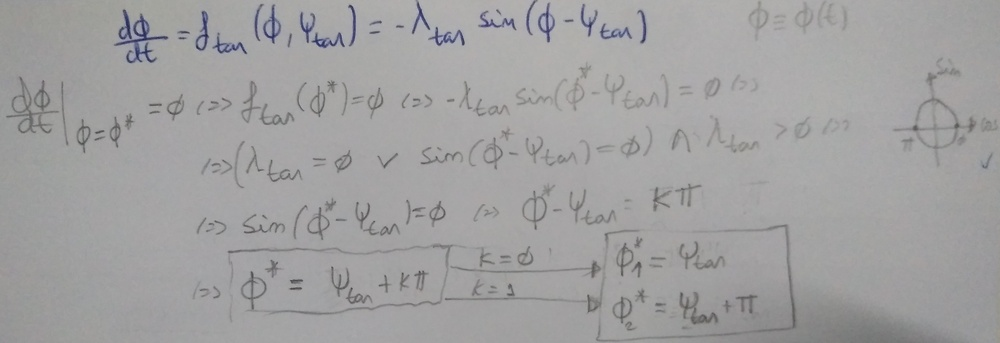
//> input picture Assignments/1/report/img/1-1-fixed-points.jpg, 1000 x 343 px, shrunk from 4093 x 1404 before the run
$ ./find_contours ../../../../../../Assignments/1/report/img/1-1-fixed-points.jpg   (built with g++ and OpenCV 4)
//> lines starting //> are read from the running program, lines starting //| are printed output that depends on the picture; after the words box and inside, x2 and y2 are one past the last pixel; in counts of white or black regions, pixels touching at a corner belong together
// src: https://docs.opencv.org/4.x/df/d0d/tutorial_find_contours.html
#include "opencv2/imgcodecs.hpp"
#include "opencv2/highgui.hpp"
#include "opencv2/imgproc.hpp"
#include <iostream>
using namespace cv;
using namespace std;
Mat src_gray;
int thresh = 100;
RNG rng(12345);
void thresh_callback(int, void* );
int main( int argc, char** argv )
{
    CommandLineParser parser( argc, argv, "{@input | HappyFish.jpg | input image}" );
    Mat src = imread( samples::findFile( parser.get<String>( "@input" ) ) );
//> src is the input picture: 343 rows x 1000 cols, CV_8UC3; mean B, G, R 160.8, 160.5, 161.1
    if( src.empty() )
    {
      cout << "Could not open or find the image!\n" << endl;
      cout << "Usage: " << argv[0] << " <Input image>" << endl;
      return -1;
    }
    cvtColor( src, src_gray, COLOR_BGR2GRAY );
    blur( src_gray, src_gray, Size(3,3) );
    const char* source_window = "Source";
    namedWindow( source_window );
    imshow( source_window, src );
    const int max_thresh = 255;
    createTrackbar( "Canny thresh:", source_window, &thresh, max_thresh, thresh_callback );
    thresh_callback( 0, 0 );
    waitKey();
    return 0;
}
void thresh_callback(int, void* )
{
    Mat canny_output;
    Canny( src_gray, canny_output, thresh, thresh*2 );
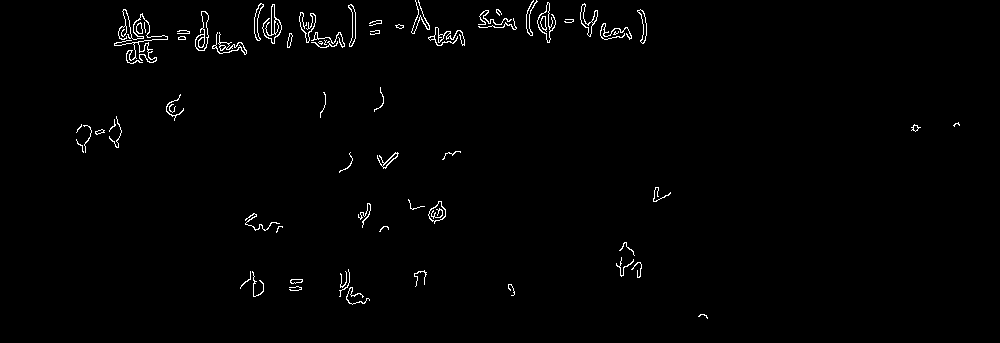
//> canny_output: 343 rows x 1000 cols, CV_8UC1; 1.2% white in thin lines or dots, all inside (x1, y1, x2, y2) = (76, 0, 960, 319)
    vector<vector<Point> > contours;
    vector<Vec4i> hierarchy;
    findContours( canny_output, contours, hierarchy, RETR_TREE, CHAIN_APPROX_SIMPLE );
//> contours = 96 contours, 54 with area under 20; largest, box (x1, y1, x2, y2) and area: (195, 11, 209, 51) 272, (537, 2, 556, 43) 260, (537, 2, 551, 43) 239, (428, 201, 446, 224) 221, (195, 11, 209, 51) 203
    Mat drawing = Mat::zeros( canny_output.size(), CV_8UC3 );
    for( size_t i = 0; i< contours.size(); i++ )
    {
        Scalar color = Scalar( rng.uniform(0, 256), rng.uniform(0,256), rng.uniform(0,256) );
        drawContours( drawing, contours, (int)i, color, 2, LINE_8, hierarchy, 0 );
    }
//> this loop made 96 passes
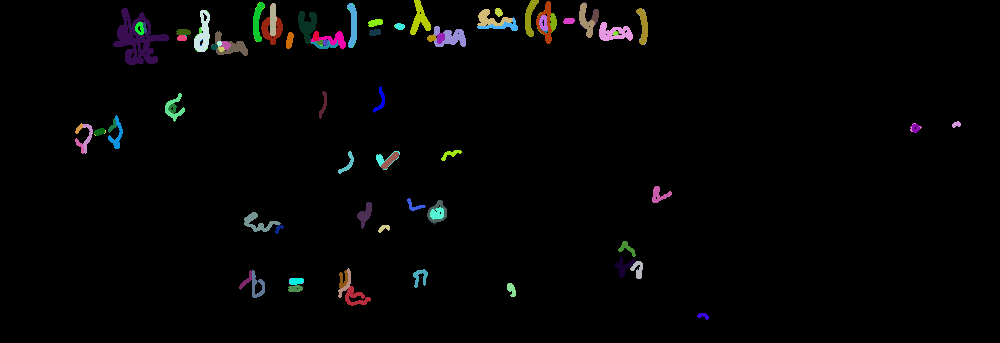
//> drawing: 343 rows x 1000 cols, CV_8UC3; mean B, G, R 4.1, 4.2, 4.3
    imshow( "Contours", drawing );
}

$ run again, on Assignments/1/report/img/1-3-phase-portraits.jpg
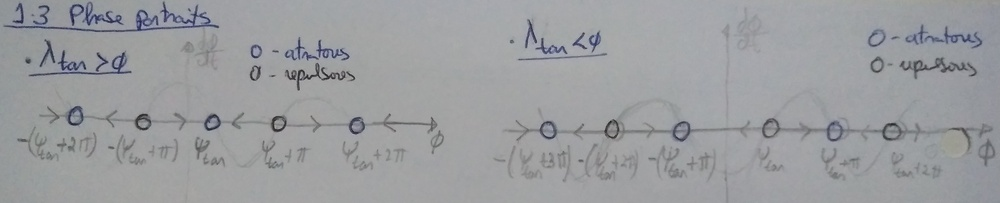
//> input picture Assignments/1/report/img/1-3-phase-portraits.jpg, 1000 x 203 px, shrunk from 3991 x 812 before the run
//> src is the input picture: 203 rows x 1000 cols, CV_8UC3; mean B, G, R 159.7, 157, 155.4
//> in thresh_callback, `Canny( src_gray, canny_output, thresh, thresh*2 );`:
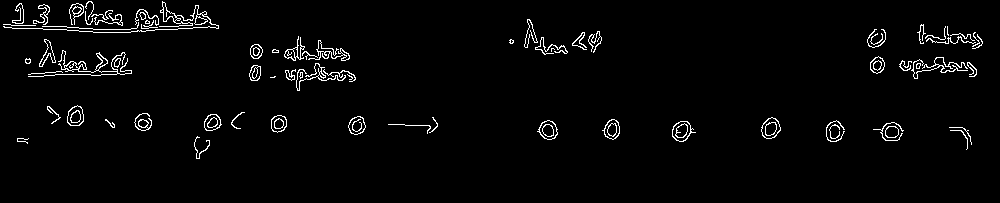
//> canny_output: 203 rows x 1000 cols, CV_8UC1; 2.7% white in thin lines or dots, all inside (x1, y1, x2, y2) = (3, 1, 983, 159)
//> contours = 132 contours, 57 with area under 20; largest, box (x1, y1, x2, y2) and area: (672, 121, 696, 142) 298, (761, 117, 781, 139) 292, (672, 121, 691, 142) 275, (761, 117, 781, 139) 274, (537, 120, 558, 140) 264
//> the loop in thresh_callback, `for( size_t i = 0; i< contours.size(); i++ )` made 132 passes
//> after the loop in thresh_callback, `for( size_t i = 0; i< contours.size(); i++ )`:
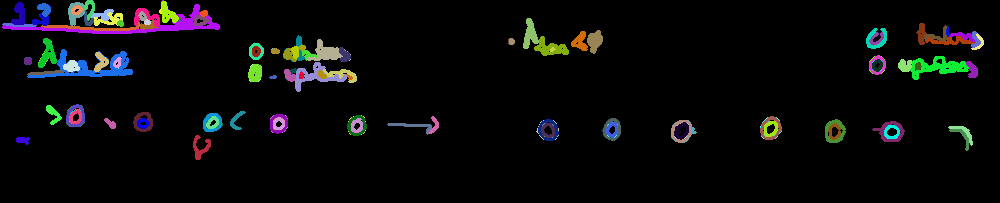
//> drawing: 203 rows x 1000 cols, CV_8UC3; mean B, G, R 10, 9.5, 9.2

$ run again, on Assignments/1/report/img/1-4-bifurcation.jpg
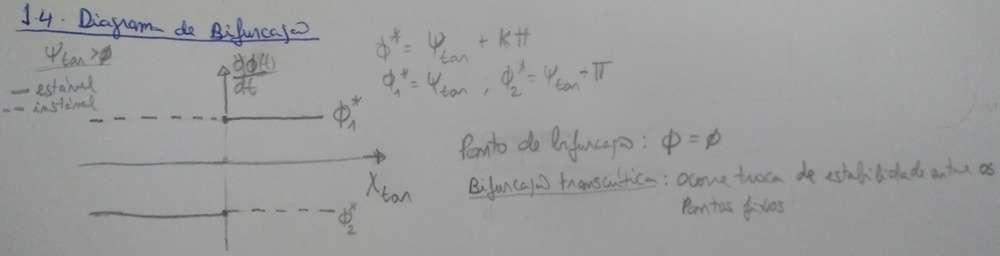
//> input picture Assignments/1/report/img/1-4-bifurcation.jpg, 1000 x 256 px, shrunk from 4126 x 1056 before the run
//> src is the input picture: 256 rows x 1000 cols, CV_8UC3; mean B, G, R 156.1, 156.1, 155.4
//> in thresh_callback, `Canny( src_gray, canny_output, thresh, thresh*2 );`:
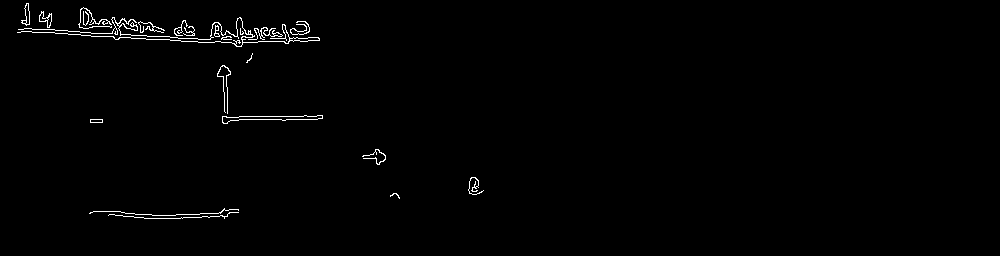
//> canny_output: 256 rows x 1000 cols, CV_8UC1; 0.97% white in thin lines or dots, all inside (x1, y1, x2, y2) = (17, 3, 484, 219)
//> contours = 35 contours, 20 with area under 20; largest, box (x1, y1, x2, y2) and area: (222, 115, 323, 124) 330, (222, 115, 323, 124) 326, (17, 17, 320, 47) 178, (39, 11, 52, 28) 88, (21, 3, 30, 26) 84
//> the loop in thresh_callback, `for( size_t i = 0; i< contours.size(); i++ )` made 35 passes
//> after the loop in thresh_callback, `for( size_t i = 0; i< contours.size(); i++ )`:
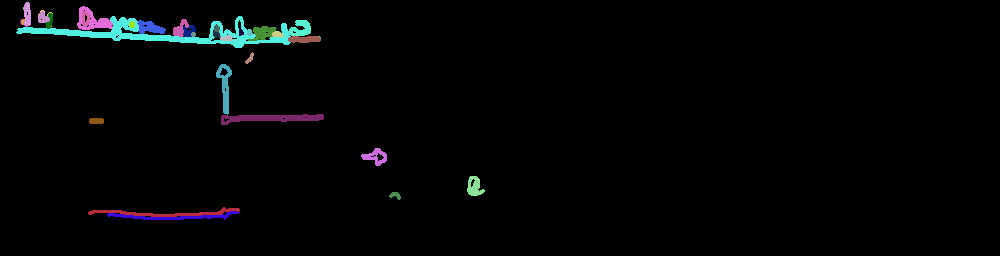
//> drawing: 256 rows x 1000 cols, CV_8UC3; mean B, G, R 4.9, 4.2, 3.3

$ run again, on Assignments/1/report/img/2-3-velocity-vectorial-field.jpg
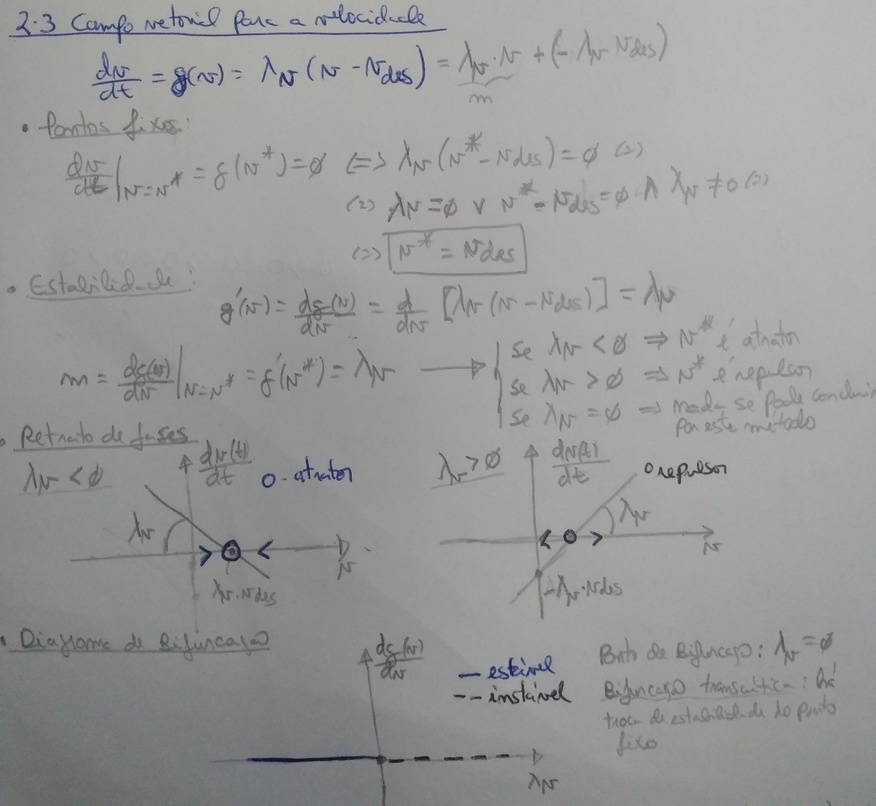
//> input picture Assignments/1/report/img/2-3-velocity-vectorial-field.jpg, 876 x 806 px, shrunk from 3120 x 2869 before the run
//> src is the input picture: 806 rows x 876 cols, CV_8UC3; mean B, G, R 152.5, 152.8, 152.5
//> in thresh_callback, `Canny( src_gray, canny_output, thresh, thresh*2 );`:
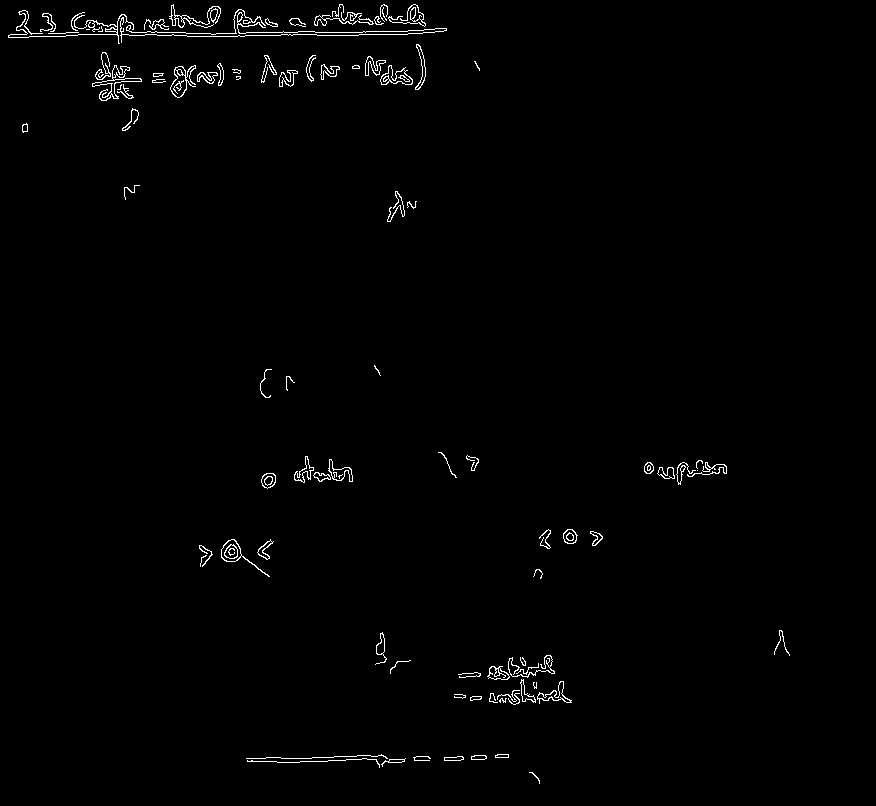
//> canny_output: 806 rows x 876 cols, CV_8UC1; 1% white in thin lines or dots, all inside (x1, y1, x2, y2) = (8, 4, 790, 784)
//> contours = 156 contours, 60 with area under 20; largest, box (x1, y1, x2, y2) and area: (170, 65, 196, 98) 362, (221, 539, 270, 577) 359, (92, 65, 142, 101) 326, (221, 539, 242, 562) 319, (380, 65, 413, 85) 310
//> after the loop in thresh_callback, `for( size_t i = 0; i< contours.size(); i++ )`:
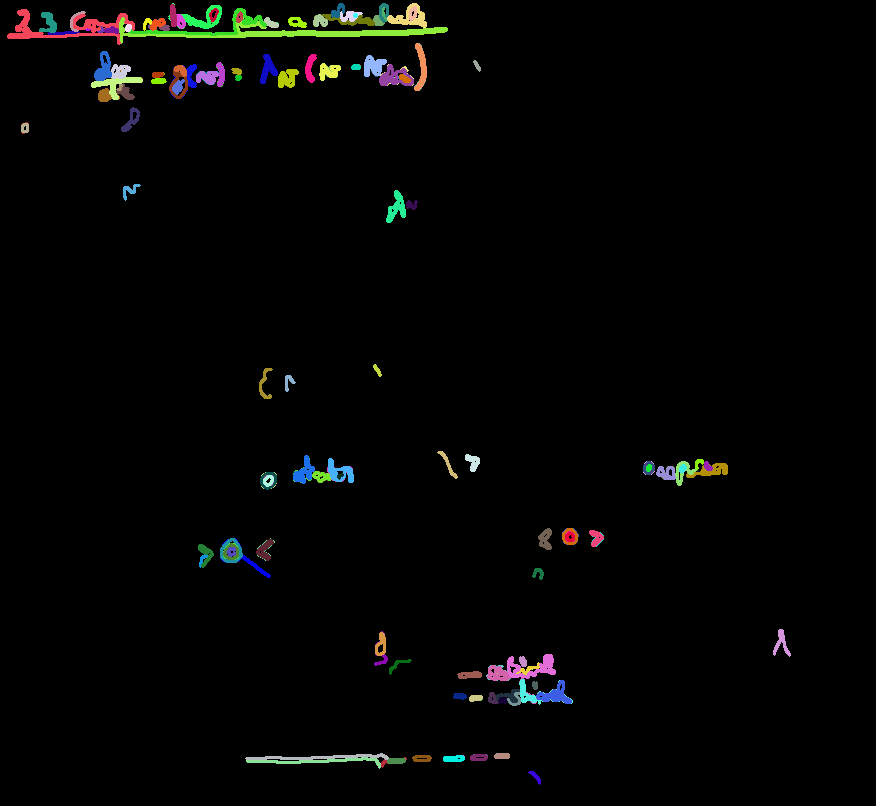
//> drawing: 806 rows x 876 cols, CV_8UC3; mean B, G, R 3.8, 4.4, 4.2
